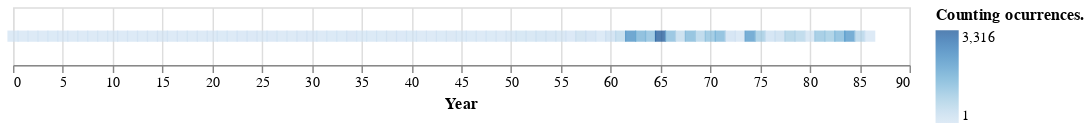

Here is the notebook cell this chart was saved with:
### Markdown cell above
# Explorando a planilha Crustaceas_MN

### Code cell
import numpy as np
import pandas as pd
import altair as alt
import datetime as dt
import math as mt
import array as arr

file_name = './data/db.csv'
crustaceas = pd.read_csv(file_name, sep=',', encoding='utf-8', index_col=False, low_memory=False)

Table_Date = crustaceas['Cataloged Date']
print(Table_Date.size)
d = []
for row in Table_Date:
    if not str(row).find('/')==-1:
        dates_values = str(row).split("/")
        year = int(dates_values[0])
        month = int(dates_values[1])
        if (month>1) and (month<12):
            #store the year and month in a datetime datatype for later sorting
            dateRecord = dt.datetime(year,month,1)
#         else:
#             #if the month is not valid, then use 1/1/1 as the date
#             dateRecord = dt.datetime(1,1,1)
#     else:
#         #if the date is nan, then use 1/1/1 as the date
#         dateRecord = dt.datetime(1,1,1)         
    d.append({'Date': dateRecord, 'year':year})
NewTable_Date = pd.DataFrame(d)
# NewTable_Date.dtypes

# amount = crustaceas['Cataloged Date'].value_counts(sort=False)
amount = NewTable_Date['year'].value_counts(sort=True)
ordered_amount = amount.sort_index()
F_amount=pd.DataFrame({'x': np.arange(ordered_amount.size), 'y': ordered_amount})
alt.Chart(F_amount,width=620,height=40).mark_square(size=60).encode(
    x= alt.X('x', title='Year'),
#     y= alt.Y('y', title='Counting ocurrences.'),
    color=alt.Color('y', title='Counting ocurrences.')
)

### Figure 1 — Vega-Lite specification as saved in the notebook (floating-point values rounded to 4 significant figures)
{"config": {"view": {"continuousWidth": 400, "continuousHeight": 300}}, "data": {"name": "data-6e80befc94081a49c5005c4a23868abf"}, "mark": {"type": "square", "size": 60}, "encoding": {"color": {"type": "quantitative", "field": "y", "title": "Counting ocurrences."}, "x": {"type": "quantitative", "field": "x", "title": "Year"}}, "height": 40, "width": 620, "$schema": "https://vega.github.io/schema/vega-lite/v4.0.0.json", "datasets": {"data-6e80befc94081a49c5005c4a23868abf": [{"x": 0, "y": 4}, {"x": 1, "y": 6}, {"x": 2, "y": 7}, {"x": 3, "y": 1}, {"x": 4, "y": 11}, {"x": 5, "y": 3}, {"x": 6, "y": 2}, {"x": 7, "y": 2}, {"x": 8, "y": 1}, {"x": 9, "y": 2}, {"x": 10, "y": 6}, {"x": 11, "y": 9}, {"x": 12, "y": 5}, {"x": 13, "y": 3}, {"x": 14, "y": 5}, {"x": 15, "y": 37}, {"x": 16, "y": 9}, {"x": 17, "y": 1}, {"x": 18, "y": 2}, {"x": 19, "y": 7}, {"x": 20, "y": 7}, {"x": 21, "y": 17}, {"x": 22, "y": 4}, {"x": 23, "y": 20}, {"x": 24, "y": 20}, {"x": 25, "y": 9}, {"x": 26, "y": 20}, {"x": 27, "y": 2}, {"x": 28, "y": 6}, {"x": 29, "y": 22}, {"x": 30, "y": 24}, {"x": 31, "y": 1}, {"x": 32, "y": 12}, {"x": 33, "y": 15}, {"x": 34, "y": 63}, {"x": 35, "y": 11}, {"x": 36, "y": 14}, {"x": 37, "y": 14}, {"x": 38, "y": 34}, {"x": 39, "y": 24}, {"x": 40, "y": 14}, {"x": 41, "y": 4}, {"x": 42, "y": 6}, {"x": 43, "y": 13}, {"x": 44, "y": 36}, {"x": 45, "y": 16}, {"x": 46, "y": 18}, {"x": 47, "y": 8}, {"x": 48, "y": 13}, {"x": 49, "y": 4}, {"x": 50, "y": 53}, {"x": 51, "y": 129}, {"x": 52, "y": 121}, {"x": 53, "y": 161}, {"x": 54, "y": 140}, {"x": 55, "y": 91}, {"x": 56, "y": 23}, {"x": 57, "y": 251}, {"x": 58, "y": 169}, {"x": 59, "y": 2}, {"x": 60, "y": 237}, {"x": 61, "y": 500}, {"x": 62, "y": 2267}, {"x": 63, "y": 1531}, {"x": 64, "y": 1242}, {"x": 65, "y": 3316}, {"x": 66, "y": 1300}, {"x": 67, "y": 406}, {"x": 68, "y": 1412}, {"x": 69, "y": 657}, {"x": 70, "y": 1182}, {"x": 71, "y": 1437}, {"x": 72, "y": 167}, {"x": 73, "y": 40}, {"x": 74, "y": 2075}, {"x": 75, "y": 945}, {"x": 76, "y": 192}, {"x": 77, "y": 291}, {"x": 78, "y": 802}, {"x": 79, "y": 636}, {"x": 80, "y": 97}, {"x": 81, "y": 1102}, {"x": 82, "y": 956}, {"x": 83, "y": 1384}, {"x": 84, "y": 2110}, {"x": 85, "y": 669}, {"x": 86, "y": 2}]}}
